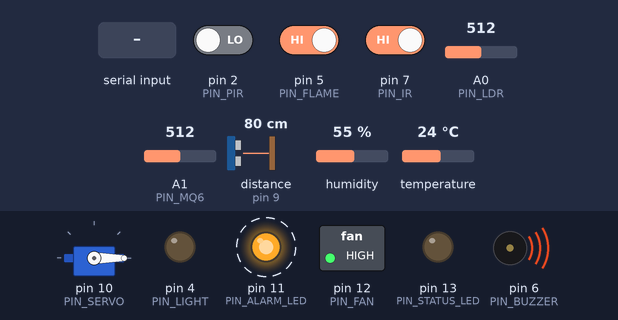
Bench run of a sketch on a simulated Arduino Uno, built with avr-gcc and run on an emulated ATmega328P. On the bench: servo, switched loads named in the sketch (green lamp = pin HIGH), output pins drawn as LEDs (lit = HIGH), buzzer (waves = sounding, pin HIGH). Wiring (inferred from the names in the program): ultrasonic range finder: trigger pin 8; echo pin 9. Dashed ring = blinking. The inputs (shaded band) are chosen by the test bench; at power-on: A1 (PIN_MQ6) = 512, A0 (PIN_LDR) = 512, pin 5 (PIN_FLAME) HIGH, pin 2 (PIN_PIR) LOW, pin 7 (PIN_IR) HIGH, distance to the obstacle (sensor on pin 9) 80 cm, humidity 55 %, temperature 24 °C. The echo pulse lasts 58.3 µs per cm; pins used as bus, display or sensor lines are not drawn; what the sketch prints to the serial monitor is not drawn.

Above: at 1.59 s.
1.6 s: A1 (PIN_MQ6) set to 410
5.1 s: A1 (PIN_MQ6) set to 391
At 5.8 s:
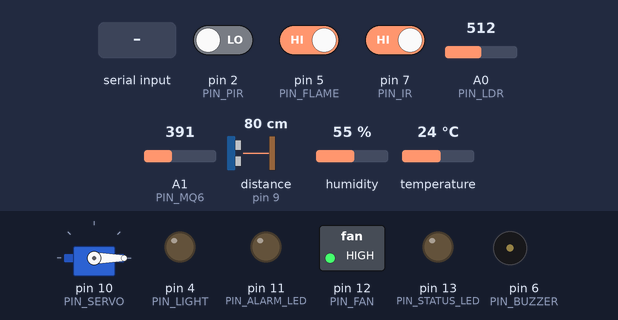
6.6 s: A0 (PIN_LDR) set to 464
8.1 s: A0 (PIN_LDR) set to 434
At 9.2 s:
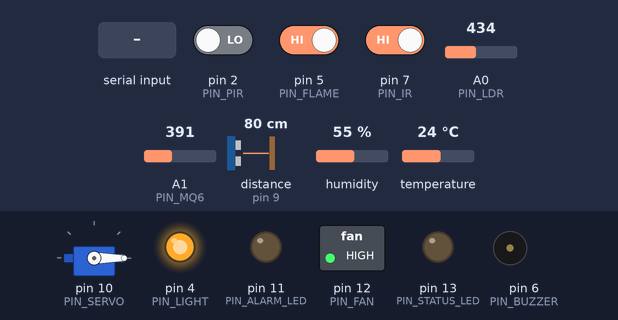
9.6 s: pin 5 (PIN_FLAME) driven LOW
At 9.99 s:
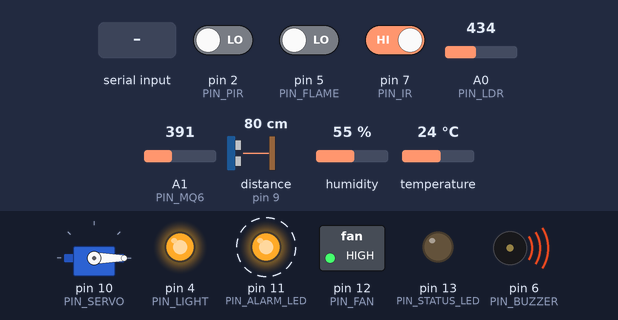
13.1 s: "90 45\n" received over Serial
At 13.36 s:
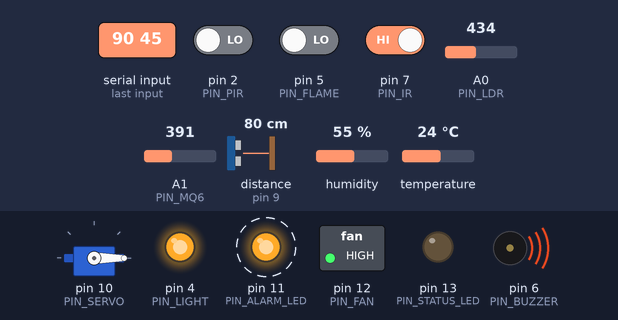
Timing chart, 0 to 17.6 s (numbered marks = the images above; inputs shaded):
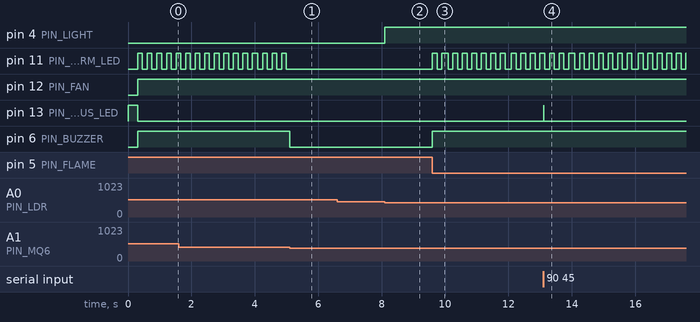

Measured:
- the behaviour switches between 400 and 399 on A1 (PIN_MQ6) (found by bisection; images 0 and 1)
- the behaviour switches between 450 and 449 on A0 (PIN_LDR) (found by bisection; images 1 and 2)
- after the input at 5.1 s, pin 11 (PIN_ALARM_LED): stops changing and stays LOW; pin 6 (PIN_BUZZER): HIGH → LOW at once
- after the input at 6.6 s, every drawn part: stays the same
- after the input at 8.1 s, pin 4 (PIN_LIGHT): LOW → HIGH at once
- after the input at 9.6 s, pin 11 (PIN_ALARM_LED): alternates HIGH for 0.15 s and LOW for 0.15 s, starting at once; pin 6 (PIN_BUZZER): LOW → HIGH at once
- after the input at 13.1 s, pin 13 (PIN_STATUS_LED): LOW → HIGH at once, → LOW 0.01 s later
- by itself, pin 11 (PIN_ALARM_LED): alternates HIGH for 0.15 s and LOW for 0.15 s

The sketch:

smart_home.ino
```cpp
/*
  ==============================================================================
  Smart Home IoT System - Arduino Uno C++ Firmware
  ==============================================================================
  Hardware:
    - Arduino Uno R3 (ATmega328P)
    - MQ-6 Gas Sensor (A1)
    - Flame Sensor (D5)
    - PIR Motion Sensor (D2)
    - LDR Light Sensor (A0)
    - DHT11 / DHT22 Humidity & Temp Sensor (D3)
    - IR Proximity / Obstacle Sensor (D7)
    - Ultrasonic Sensor HC-SR04 (Trig: D8, Echo: D9)
    - Servo Motor (Door / Gate Lock) (D10)
    - Main Room Light Relay / LED (D4)
    - Active Alarm Buzzer (D6)
    - Warning Red LED (D11)
    - Ventilation Fan / Aux Relay (D12)
    - Status / Comm Activity LED (D13)
  ==============================================================================
*/

#include <Servo.h>
#include <DHT.h>

// -----------------------------------------------------------------------------
// Pin Definitions
// -----------------------------------------------------------------------------
const byte PIN_PIR        = 2;   // Digital IN
const byte PIN_DHT        = 3;   // Digital I/O
const byte PIN_LIGHT      = 4;   // Digital OUT (Main Room Light)
const byte PIN_FLAME      = 5;   // Digital IN  (Flame Detector)
const byte PIN_BUZZER     = 6;   // Digital OUT (Active Buzzer)
const byte PIN_IR         = 7;   // Digital IN  (IR Obstacle / Entrance)
const byte PIN_US_TRIG    = 8;   // Digital OUT (Ultrasonic Trig)
const byte PIN_US_ECHO    = 9;   // Digital IN  (Ultrasonic Echo)
const byte PIN_SERVO      = 10;  // PWM OUT     (Servo Motor)
const byte PIN_ALARM_LED  = 11;  // Digital OUT (Warning Red Flashing LED)
const byte PIN_FAN        = 12;  // Digital OUT (Ventilation Fan / Aux)
const byte PIN_STATUS_LED = 13;  // Digital OUT (Built-in Activity LED)

const byte PIN_LDR        = A0;  // Analog IN   (LDR Photoresistor)
const byte PIN_MQ6        = A1;  // Analog IN   (MQ-6 Gas Sensor)

// -----------------------------------------------------------------------------
// Sensor Types and Thresholds
// -----------------------------------------------------------------------------
#define DHT_TYPE DHT11           // Change to DHT22 if using DHT22
DHT dht(PIN_DHT, DHT_TYPE);
Servo doorServo;

// Thresholds (Adjustable via Serial or calibration)
int LDR_DARK_THRESHOLD   = 450;  // Below this value = Night / Dark
int MQ6_GAS_THRESHOLD    = 400;  // Above this value = Gas Leak Detected
const bool FLAME_ACTIVE_LOW = true; // Most flame sensors pull LOW when flame is detected
const bool IR_ACTIVE_LOW    = true; // Most IR obstacle sensors pull LOW when obstructed

// -----------------------------------------------------------------------------
// System State Variables
// -----------------------------------------------------------------------------
bool modeAuto = true;            // AUTO or MANUAL mode
bool lightState = false;         // false = OFF, true = ON
bool fanState = false;           // false = OFF, true = ON
int  doorAngle = 0;              // 0 = Locked/Closed, 90 = Unlocked/Open
bool buzzerMuted = false;        // Temporary alarm mute

// Sensor Readings
float temperature = 24.0;
float humidity = 50.0;
int   rawGas = 0;
int   rawLdr = 0;
bool  flameDetected = false;
bool  gasAlert = false;
bool  motionDetected = false;
bool  irDetected = false;
int   distanceCm = 0;

// Alarm and Strobe State
bool alarmActive = false;
unsigned long lastAlarmStrobe = 0;
bool strobeLedState = false;

// Auto Lighting Timer
unsigned long lastMotionTime = 0;
const unsigned long LIGHT_OFF_DELAY_MS = 20000; // 20s light stay-on after motion

// Timers for Non-Blocking Loop
unsigned long lastDHTRead = 0;
unsigned long lastUltrasonicRead = 0;
unsigned long lastTelemetryReport = 0;

// Serial Buffer
const int SERIAL_BUF_SIZE = 64;
char serialBuffer[SERIAL_BUF_SIZE];
byte bufIndex = 0;

// -----------------------------------------------------------------------------
// Setup Routine
// -----------------------------------------------------------------------------
void setup() {
  // Configure Pins
  pinMode(PIN_PIR, INPUT);
  pinMode(PIN_FLAME, INPUT_PULLUP);
  pinMode(PIN_IR, INPUT_PULLUP);
  pinMode(PIN_US_ECHO, INPUT);

  pinMode(PIN_LIGHT, OUTPUT);
  pinMode(PIN_BUZZER, OUTPUT);
  pinMode(PIN_ALARM_LED, OUTPUT);
  pinMode(PIN_FAN, OUTPUT);
  pinMode(PIN_STATUS_LED, OUTPUT);
  pinMode(PIN_US_TRIG, OUTPUT);

  // Initial Pin States
  digitalWrite(PIN_LIGHT, LOW);
  digitalWrite(PIN_BUZZER, LOW);
  digitalWrite(PIN_ALARM_LED, LOW);
  digitalWrite(PIN_FAN, LOW);
  digitalWrite(PIN_STATUS_LED, LOW);
  digitalWrite(PIN_US_TRIG, LOW);

  // Initialize Servo
  doorServo.attach(PIN_SERVO);
  doorServo.write(0); // Start locked
  doorAngle = 0;

  // Initialize Serial & DHT
  Serial.begin(9600);
  dht.begin();

  // Indicate Ready
  digitalWrite(PIN_STATUS_LED, HIGH);
  delay(300);
  digitalWrite(PIN_STATUS_LED, LOW);

  Serial.println(F("{\"system\":\"SMART_HOME_READY\",\"version\":\"2.0\"}"));
}

// -----------------------------------------------------------------------------
// Non-Blocking Ultrasonic Distance Measurement
// -----------------------------------------------------------------------------
void measureUltrasonic() {
  if (millis() - lastUltrasonicRead < 200) return;
  lastUltrasonicRead = millis();

  digitalWrite(PIN_US_TRIG, LOW);
  delayMicroseconds(2);
  digitalWrite(PIN_US_TRIG, HIGH);
  delayMicroseconds(10);
  digitalWrite(PIN_US_TRIG, LOW);

  // 25ms timeout corresponds to approx 4.3 meters
  long duration = pulseIn(PIN_US_ECHO, HIGH, 25000);
  if (duration > 0) {
    distanceCm = duration * 0.034 / 2;
  } else {
    distanceCm = 400; // Out of range or no echo
  }
}

// -----------------------------------------------------------------------------
// Non-Blocking DHT Reading
// -----------------------------------------------------------------------------
void readDHT() {
  if (millis() - lastDHTRead < 2000) return;
  lastDHTRead = millis();

  float t = dht.readTemperature();
  float h = dht.readHumidity();

  if (!isnan(t) && !isnan(h)) {
    temperature = t;
    humidity = h;
  }
}

// -----------------------------------------------------------------------------
// Command Dispatcher
// -----------------------------------------------------------------------------
void processCommand(char* cmd) {
  // Trim spaces
  while (*cmd == ' ' || *cmd == '\r' || *cmd == '\t') cmd++;
  int len = strlen(cmd);
  while (len > 0 && (cmd[len - 1] == ' ' || cmd[len - 1] == '\r' || cmd[len - 1] == '\n')) {
    cmd[--len] = '\0';
  }
  if (len == 0) return;

  // Flash status LED on serial command
  digitalWrite(PIN_STATUS_LED, HIGH);

  if (strcasecmp(cmd, "LIGHT ON") == 0) {
    lightState = true;
    digitalWrite(PIN_LIGHT, HIGH);
    Serial.println(F("OK LIGHT ON"));
  }
  else if (strcasecmp(cmd, "LIGHT OFF") == 0) {
    lightState = false;
    digitalWrite(PIN_LIGHT, LOW);
    Serial.println(F("OK LIGHT OFF"));
  }
  else if (strcasecmp(cmd, "LIGHT TOGGLE") == 0) {
    lightState = !lightState;
    digitalWrite(PIN_LIGHT, lightState ? HIGH : LOW);
    Serial.println(lightState ? F("OK LIGHT ON") : F("OK LIGHT OFF"));
  }
  else if (strcasecmp(cmd, "DOOR OPEN") == 0) {
    doorAngle = 90;
    doorServo.write(doorAngle);
    Serial.println(F("OK DOOR OPEN"));
  }
  else if (strcasecmp(cmd, "DOOR CLOSE") == 0) {
    doorAngle = 0;
    doorServo.write(doorAngle);
    Serial.println(F("OK DOOR CLOSE"));
  }
  else if (strncasecmp(cmd, "DOOR ", 5) == 0) {
    int angle = atoi(cmd + 5);
    if (angle >= 0 && angle <= 180) {
      doorAngle = angle;
      doorServo.write(doorAngle);
      Serial.print(F("OK DOOR "));
      Serial.println(doorAngle);
    }
  }
  else if (strcasecmp(cmd, "MODE AUTO") == 0) {
    modeAuto = true;
    Serial.println(F("OK MODE AUTO"));
  }
  else if (strcasecmp(cmd, "MODE MANUAL") == 0) {
    modeAuto = false;
    Serial.println(F("OK MODE MANUAL"));
  }
  else if (strcasecmp(cmd, "FAN ON") == 0) {
    fanState = true;
    digitalWrite(PIN_FAN, HIGH);
    Serial.println(F("OK FAN ON"));
  }
  else if (strcasecmp(cmd, "FAN OFF") == 0) {
    fanState = false;
    digitalWrite(PIN_FAN, LOW);
    Serial.println(F("OK FAN OFF"));
  }
  else if (strcasecmp(cmd, "BUZZER MUTE") == 0 || strcasecmp(cmd, "ALARM SILENCE") == 0) {
    buzzerMuted = true;
    digitalWrite(PIN_BUZZER, LOW);
    Serial.println(F("OK ALARM SILENCED"));
  }
  else if (strcasecmp(cmd, "ALARM TEST") == 0) {
    buzzerMuted = false;
    digitalWrite(PIN_BUZZER, HIGH);
    digitalWrite(PIN_ALARM_LED, HIGH);
    delay(200);
    digitalWrite(PIN_BUZZER, LOW);
    digitalWrite(PIN_ALARM_LED, LOW);
    Serial.println(F("OK ALARM TESTED"));
  }
  else if (strcasecmp(cmd, "STATUS") == 0) {
    sendTelemetryJSON();
  }
  else if (strcasecmp(cmd, "PING") == 0) {
    Serial.println(F("PONG"));
  }
  else {
    Serial.print(F("ERR UNKNOWN_CMD: "));
    Serial.println(cmd);
  }

  digitalWrite(PIN_STATUS_LED, LOW);
}

// -----------------------------------------------------------------------------
// Read Serial Stream Non-Blocking
// -----------------------------------------------------------------------------
void checkSerial() {
  while (Serial.available() > 0) {
    char c = (char)Serial.read();
    if (c == '\n' || c == '\r') {
      if (bufIndex > 0) {
        serialBuffer[bufIndex] = '\0';
        processCommand(serialBuffer);
        bufIndex = 0;
      }
    } else {
      if (bufIndex < SERIAL_BUF_SIZE - 1) {
        serialBuffer[bufIndex++] = c;
      }
    }
  }
}

// -----------------------------------------------------------------------------
// Format & Broadcast JSON Telemetry
// -----------------------------------------------------------------------------
void sendTelemetryJSON() {
  Serial.print(F("{\"temp\":"));
  Serial.print(temperature, 1);
  Serial.print(F(",\"hum\":"));
  Serial.print(humidity, 1);
  Serial.print(F(",\"gas\":"));
  Serial.print(rawGas);
  Serial.print(F(",\"flame\":"));
  Serial.print(flameDetected ? 1 : 0);
  Serial.print(F(",\"pir\":"));
  Serial.print(motionDetected ? 1 : 0);
  Serial.print(F(",\"ldr\":"));
  Serial.print(rawLdr);
  Serial.print(F(",\"ir\":"));
  Serial.print(irDetected ? 1 : 0);
  Serial.print(F(",\"dist\":"));
  Serial.print(distanceCm);
  Serial.print(F(",\"light\":"));
  Serial.print(lightState ? 1 : 0);
  Serial.print(F(",\"door\":"));
  Serial.print(doorAngle);
  Serial.print(F(",\"fan\":"));
  Serial.print(fanState ? 1 : 0);
  Serial.print(F(",\"alarm\":"));
  Serial.print(alarmActive ? 1 : 0);
  Serial.print(F(",\"mode\":\""));
  Serial.print(modeAuto ? F("AUTO") : F("MANUAL"));
  Serial.println(F("\"}"));
}

// -----------------------------------------------------------------------------
// Main Loop
// -----------------------------------------------------------------------------
void loop() {
  // 1. Process Incoming Serial Commands
  checkSerial();

  // 2. Read Sensors
  rawGas = analogRead(PIN_MQ6);
  rawLdr = analogRead(PIN_LDR);
  motionDetected = (digitalRead(PIN_PIR) == HIGH);

  int flameVal = digitalRead(PIN_FLAME);
  flameDetected = FLAME_ACTIVE_LOW ? (flameVal == LOW) : (flameVal == HIGH);

  int irVal = digitalRead(PIN_IR);
  irDetected = IR_ACTIVE_LOW ? (irVal == LOW) : (irVal == HIGH);

  gasAlert = (rawGas >= MQ6_GAS_THRESHOLD);
  alarmActive = (gasAlert || flameDetected);

  measureUltrasonic();
  readDHT();

  // 3. Safety Alarm & Emergency Red LED Strobe
  if (alarmActive) {
    // Strobe Warning Red LED every 150ms
    if (millis() - lastAlarmStrobe >= 150) {
      lastAlarmStrobe = millis();
      strobeLedState = !strobeLedState;
      digitalWrite(PIN_ALARM_LED, strobeLedState ? HIGH : LOW);
    }
    // Sound buzzer unless muted
    if (!buzzerMuted) {
      digitalWrite(PIN_BUZZER, HIGH);
    }
    // Auto-turn on fan for gas dispersal if gas detected
    if (gasAlert && !fanState) {
      fanState = true;
      digitalWrite(PIN_FAN, HIGH);
    }
  } else {
    // Normal state - warning LED and buzzer OFF
    digitalWrite(PIN_ALARM_LED, LOW);
    digitalWrite(PIN_BUZZER, LOW);
    buzzerMuted = false; // Reset mute when threat clears
  }

  // 4. Intelligent Lighting Automation (Auto Mode)
  if (modeAuto) {
    bool isNight = (rawLdr < LDR_DARK_THRESHOLD);

    if (motionDetected) {
      lastMotionTime = millis();
    }

    if (isNight) {
      // At night: turn on when motion is detected, keep on for LIGHT_OFF_DELAY_MS
      if (motionDetected || (millis() - lastMotionTime < LIGHT_OFF_DELAY_MS)) {
        if (!lightState) {
          lightState = true;
          digitalWrite(PIN_LIGHT, HIGH);
        }
      } else {
        if (lightState) {
          lightState = false;
          digitalWrite(PIN_LIGHT, LOW);
        }
      }
    } else {
      // During daytime: keep light OFF to conserve energy
      if (lightState) {
        lightState = false;
        digitalWrite(PIN_LIGHT, LOW);
      }
    }
  }

  // 5. Periodic Telemetry Report (Every 1 second)
  if (millis() - lastTelemetryReport >= 1000) {
    lastTelemetryReport = millis();
    sendTelemetryJSON();
  }
}
```
